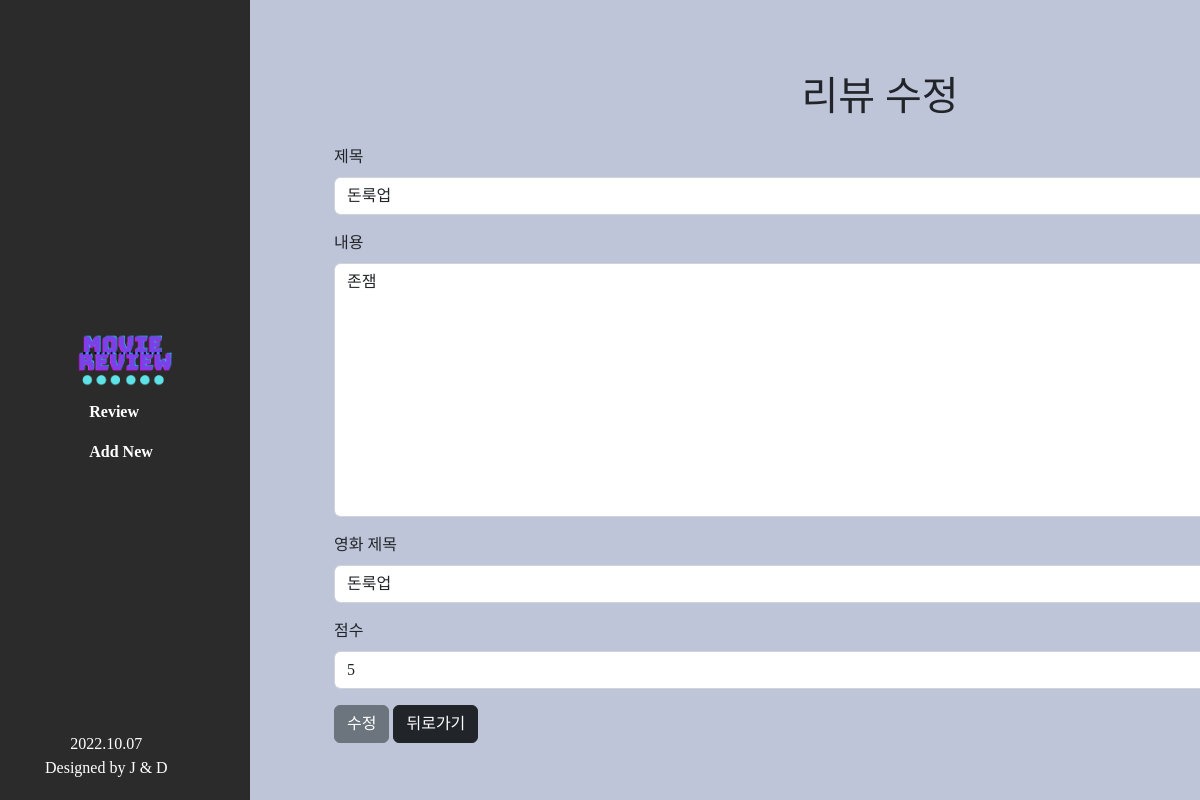
Page /reviews/5/update/ on the committed database.
### reviews/models.py (models this page shows)
class Review(models.Model):
  title = models.CharField(max_length=100)
  content = models.TextField()
  movie_name = models.CharField(max_length=100)
  grade = models.IntegerField(validators=[MinValueValidator(0), MaxValueValidator(5)])
  created_at = models.DateTimeField(auto_now_add=True)
  updated_at = models.DateTimeField(auto_now=True)

### reviews/views.py (the view)
# urls.py: path('<int:pk>/update/', views.update, name="update"),
def update(request, pk):
  review = Review.objects.get(pk=pk)
  if request.method == "POST":
    review_form = ReviewForm(request.POST, instance=review)
    if review_form.is_valid():
      review_form.save()
      return redirect("reviews:board")
  else:
    review_form = ReviewForm(instance=review)
  context = {
    "review_form" : review_form,
    "num" : review.pk
  }
  return render(request, 'reviews/update.html', context)

### reviews/forms.py
class ReviewForm(forms.ModelForm):
    class Meta:
        model = Review
        fields = "__all__"
        widgets = {
            "title" : forms.TextInput(
                attrs= {
                    "class" : "form-control"
                },
            ),
            "grade" : forms.NumberInput(
                attrs= {
                    "class" : "form-control",
                    "placeholder" : "0 ~ 5",
                },
            ),
        }
        labels = {
            "title" : "제목",
            "content": "내용",
            "movie_name" : "영화 제목",
            "grade" : "점수"
        }

### reviews/templates/reviews/update.html (shortened to what this page needs)
{% extends 'base.html' %}
{% load static %}
{% load django_bootstrap5 %}
{% block content %}
  <main>
    <section class="extrabg">
      <div class="create container">
        <h1 class="text-center py-3">
          리뷰 수정
        </h1>
        <div class="container">
          <form action="" method="POST">
            {% bootstrap_form review_form %}
            <button type="submit" class="btn btn-secondary">수정</button>
            <a role="button" class="btn btn-dark" href="{% url 'reviews:detail' num %}">뒤로가기</a>
          </form>
        </div>
      </div>
    </section>
  </main>
{% endblock %}

### static/css/style.css (style rules this page uses)
* { font-family: 'LeferiPoint-BlackA'; }
body { display:flex; }
main { margin-left: 250px; height: 100%; width: 100%; position: fixed; }
.extrabg { position: relative; width: auto; height: 100%; background-color: rgb(191, 197, 217); }
.create { position: absolute; left: 5%; top: 50%; transform: translate(0, -50%); }

### rows in the picture
Review: title "돈룩업", content "존잼", movie_name "돈룩업", grade "5"
